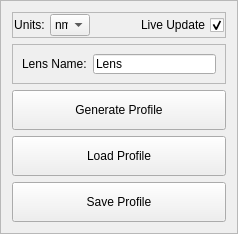
           <widget class="QFrame" name="frame_Buttons">
            <property name="maximumSize">
             <size>
              <width>16777215</width>
              <height>250</height>
             </size>
            </property>
            <property name="frameShape">
             <enum>QFrame::StyledPanel</enum>
            </property>
            <property name="frameShadow">
             <enum>QFrame::Raised</enum>
            </property>
            <layout class="QGridLayout" name="gridLayout_7">
             <property name="verticalSpacing">
              <number>6</number>
             </property>
             <item row="0" column="0">
              <widget class="QFrame" name="frame">
               <property name="frameShape">
                <enum>QFrame::StyledPanel</enum>
               </property>
               <property name="frameShadow">
                <enum>QFrame::Raised</enum>
               </property>
               <layout class="QHBoxLayout" name="horizontalLayout_17">
                <property name="spacing">
                 <number>5</number>
                </property>
                <property name="leftMargin">
                 <number>1</number>
                </property>
                <property name="topMargin">
                 <number>1</number>
                </property>
                <property name="rightMargin">
                 <number>1</number>
                </property>
                <property name="bottomMargin">
                 <number>1</number>
                </property>
                <item>
                 <widget class="QLabel" name="label_Units">
                  <property name="enabled">
                   <bool>true</bool>
                  </property>
                  <property name="maximumSize">
                   <size>
                    <width>40</width>
                    <height>16777215</height>
                   </size>
                  </property>
                  <property name="text">
                   <string>Units:</string>
                  </property>
                  <property name="alignment">
                   <set>Qt::AlignCenter</set>
                  </property>
                 </widget>
                </item>
                <item>
                 <widget class="QComboBox" name="comboBox_Units">
                  <property name="maximumSize">
                   <size>
                    <width>40</width>
                    <height>16777215</height>
                   </size>
                  </property>
                  <property name="editable">
                   <bool>false</bool>
                  </property>
                  <property name="currentText">
                   <string>nm</string>
                  </property>
                  <item>
                   <property name="text">
                    <string>nm</string>
                   </property>
                  </item>
                  <item>
                   <property name="text">
                    <string>um</string>
                   </property>
                  </item>
                  <item>
                   <property name="text">
                    <string>mm</string>
                   </property>
                  </item>
                 </widget>
                </item>
                <item>
                 <spacer name="horizontalSpacer">
                  <property name="orientation">
                   <enum>Qt::Horizontal</enum>
                  </property>
                  <property name="sizeHint" stdset="0">
                   <size>
                    <width>40</width>
                    <height>20</height>
                   </size>
                  </property>
                 </spacer>
                </item>
                <item>
                 <widget class="QCheckBox" name="checkBox_LiveUpdate">
                  <property name="sizePolicy">
                   <sizepolicy hsizetype="Fixed" vsizetype="Fixed">
                    <horstretch>0</horstretch>
                    <verstretch>0</verstretch>
                   </sizepolicy>
                  </property>
                  <property name="minimumSize">
                   <size>
                    <width>0</width>
                    <height>20</height>
                   </size>
                  </property>
                  <property name="focusPolicy">
                   <enum>Qt::NoFocus</enum>
                  </property>
                  <property name="layoutDirection">
                   <enum>Qt::RightToLeft</enum>
                  </property>
                  <property name="text">
                   <string>Live Update</string>
                  </property>
                  <property name="checked">
                   <bool>true</bool>
                  </property>
                 </widget>
                </item>
               </layout>
              </widget>
             </item>
             <item row="5" column="0">
              <widget class="QPushButton" name="pushButton_SaveProfile">
               <property name="sizePolicy">
                <sizepolicy hsizetype="Preferred" vsizetype="Fixed">
                 <horstretch>0</horstretch>
                 <verstretch>0</verstretch>
                </sizepolicy>
               </property>
               <property name="minimumSize">
                <size>
                 <width>60</width>
                 <height>40</height>
                </size>
               </property>
               <property name="maximumSize">
                <size>
                 <width>1000</width>
                 <height>50</height>
                </size>
               </property>
               <property name="text">
                <string>Save Profile</string>
               </property>
              </widget>
             </item>
             <item row="2" column="0">
              <widget class="QPushButton" name="pushButton_GenerateProfile">
               <property name="sizePolicy">
                <sizepolicy hsizetype="Preferred" vsizetype="Fixed">
                 <horstretch>0</horstretch>
                 <verstretch>0</verstretch>
                </sizepolicy>
               </property>
               <property name="minimumSize">
                <size>
                 <width>60</width>
                 <height>40</height>
                </size>
               </property>
               <property name="maximumSize">
                <size>
                 <width>1000</width>
                 <height>50</height>
                </size>
               </property>
               <property name="text">
                <string>Generate Profile</string>
               </property>
              </widget>
             </item>
             <item row="3" column="0">
              <widget class="QPushButton" name="pushButton_LoadProfile">
               <property name="sizePolicy">
                <sizepolicy hsizetype="Preferred" vsizetype="Fixed">
                 <horstretch>0</horstretch>
                 <verstretch>0</verstretch>
                </sizepolicy>
               </property>
               <property name="minimumSize">
                <size>
                 <width>60</width>
                 <height>40</height>
                </size>
               </property>
               <property name="maximumSize">
                <size>
                 <width>1000</width>
                 <height>50</height>
                </size>
               </property>
               <property name="text">
                <string>Load Profile</string>
               </property>
              </widget>
             </item>
             <item row="1" column="0">
              <widget class="QFrame" name="frame_LensName">
               <property name="minimumSize">
                <size>
                 <width>0</width>
                 <height>40</height>
                </size>
               </property>
               <property name="maximumSize">
                <size>
                 <width>16777215</width>
                 <height>40</height>
                </size>
               </property>
               <property name="frameShape">
                <enum>QFrame::StyledPanel</enum>
               </property>
               <property name="frameShadow">
                <enum>QFrame::Raised</enum>
               </property>
               <layout class="QHBoxLayout" name="horizontalLayout">
                <item>
                 <widget class="QLabel" name="label_LensName">
                  <property name="minimumSize">
                   <size>
                    <width>60</width>
                    <height>0</height>
                   </size>
                  </property>
                  <property name="text">
                   <string>Lens Name:</string>
                  </property>
                 </widget>
                </item>
                <item>
                 <widget class="QLineEdit" name="lineEdit_LensName">
                  <property name="text">
                   <string>Lens</string>
                  </property>
                 </widget>
                </item>
               </layout>
              </widget>
             </item>
            </layout>
           </widget>
